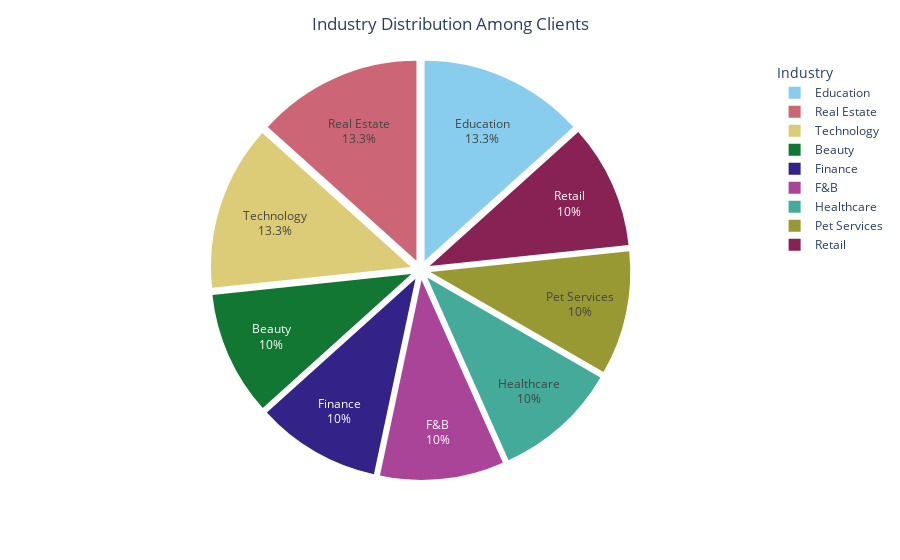

The cell this chart's notebook holds for it:
### Code cell
industry_count["industry"] = industry_count["industry"].replace({"Food & Beverage": "F&B"})
import plotly.express as px

fig = px.pie(
    industry_count,
    names="industry",          # labels
    values="industry_count",   # sizes
    color_discrete_sequence=px.colors.qualitative.Safe,  # similar to sns colorblind
    hole=0                     # 0 = pie, >0 = donut
)

# Match your matplotlib settings
fig.update_traces(
    textinfo="percent+label", 
    pull=[0.05]*len(industry_count)   # explode slices
)
fig.update_layout(
    title_text="Industry Distribution Among Clients",
    title_x=0.5,   # center the title
    legend_title="Industry",
    template="plotly_white"
)

fig.show()

### Figure 1 — Plotly figure (JSON) as saved in the notebook; plotly's stock layout.template omitted (floating-point values rounded to 4 significant figures)
{"data": [{"domain": {"x": [0, 1], "y": [0, 1]}, "hole": 0, "hovertemplate": "industry=%{label}<br>industry_count=%{value}<extra></extra>", "labels": ["Beauty", "Education", "Finance", "F&B", "Healthcare", "Pet Services", "Real Estate", "Retail", "Technology"], "legendgroup": "", "name": "", "pull": [0.05, 0.05, 0.05, 0.05, 0.05, 0.05, 0.05, 0.05, 0.05], "showlegend": true, "textinfo": "percent+label", "type": "pie", "values": [3, 4, 3, 3, 3, 3, 4, 3, 4]}], "layout": {"legend": {"title": {"text": "Industry"}, "tracegroupgap": 0}, "margin": {"t": 60}, "piecolorway": ["rgb(136, 204, 238)", "rgb(204, 102, 119)", "rgb(221, 204, 119)", "rgb(17, 119, 51)", "rgb(51, 34, 136)", "rgb(170, 68, 153)", "rgb(68, 170, 153)", "rgb(153, 153, 51)", "rgb(136, 34, 85)", "rgb(102, 17, 0)", "rgb(136, 136, 136)"], "title": {"text": "Industry Distribution Among Clients", "x": 0.5}}}
